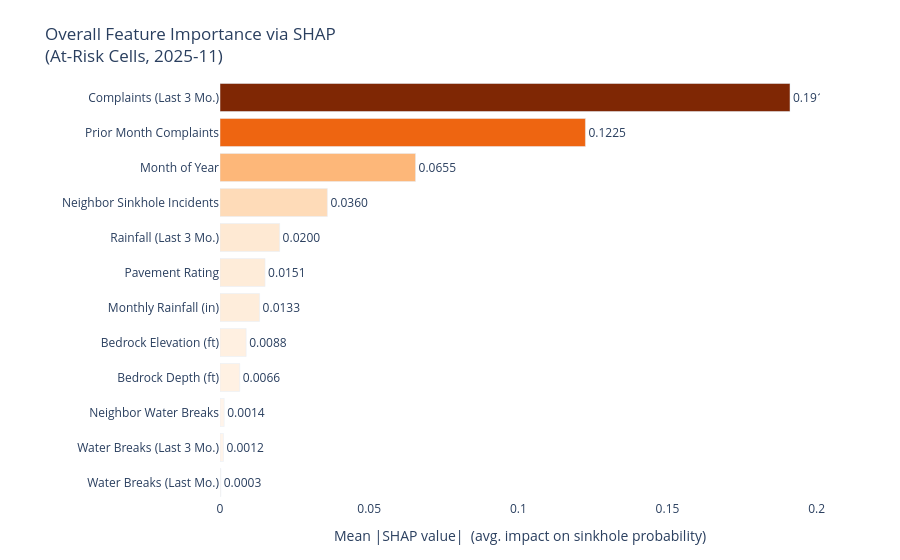

This figure's notebook cell:
### Code cell
import plotly.express as px

mean_abs_shap_df = pd.DataFrame({
    'Feature'    : readable_labels,
    'Mean |SHAP|': np.abs(shap_vals).mean(axis=0),
}).sort_values('Mean |SHAP|', ascending=True)

fig_bar = px.bar(
    mean_abs_shap_df,
    x     = 'Mean |SHAP|',
    y     = 'Feature',
    orientation = 'h',
    color = 'Mean |SHAP|',
    color_continuous_scale = 'Oranges',
    text  = mean_abs_shap_df['Mean |SHAP|'].map(lambda v: f'{v:.4f}'),
    title = f'Overall Feature Importance via SHAP<br>(At-Risk Cells, {latest_month})',
    labels= {'Mean |SHAP|': 'Mean |SHAP Value|'},
)
fig_bar.update_traces(textposition='outside')
fig_bar.update_layout(
    height          = 480,
    coloraxis_showscale = False,
    plot_bgcolor    = 'white',
    paper_bgcolor   = 'white',
    margin          = dict(l=220, r=80, t=80, b=60),
    xaxis_title     = 'Mean |SHAP value|  (avg. impact on sinkhole probability)',
    yaxis_title     = '',
)

out_bar = os.path.join(BASE, 'shap_bar_summary.html')
fig_bar.write_html(out_bar, include_plotlyjs='cdn', full_html=True)
print(f'Bar summary HTML saved to {out_bar}')
fig_bar.show()

### Figure 1 — Plotly figure (JSON) as saved in the notebook; plotly's stock layout.template omitted (floating-point values rounded to 4 significant figures)
{"data": [{"alignmentgroup": "True", "hovertemplate": "Mean |SHAP Value|=%{marker.color}<br>Feature=%{y}<br>text=%{text}<extra></extra>", "legendgroup": "", "marker": {"color": [0.000252, 0.001155, 0.001419, 0.006604, 0.008781, 0.01327, 0.01512, 0.01998, 0.036, 0.06554, 0.1225, 0.1911], "coloraxis": "coloraxis", "pattern": {"shape": ""}}, "name": "", "offsetgroup": "", "orientation": "h", "showlegend": false, "text": ["0.0003", "0.0012", "0.0014", "0.0066", "0.0088", "0.0133", "0.0151", "0.0200", "0.0360", "0.0655", "0.1225", "0.1911"], "textposition": "outside", "type": "bar", "x": [0.000252, 0.001155, 0.001419, 0.006604, 0.008781, 0.01327, 0.01512, 0.01998, 0.036, 0.06554, 0.1225, 0.1911], "xaxis": "x", "y": ["Water Breaks (Last Mo.)", "Water Breaks (Last 3 Mo.)", "Neighbor Water Breaks", "Bedrock Depth (ft)", "Bedrock Elevation (ft)", "Monthly Rainfall (in)", "Pavement Rating", "Rainfall (Last 3 Mo.)", "Neighbor Sinkhole Incidents", "Month of Year", "Prior Month Complaints", "Complaints (Last 3 Mo.)"], "yaxis": "y"}], "layout": {"autosize": true, "barmode": "relative", "coloraxis": {"colorbar": {"title": {"text": "Mean |SHAP Value|"}}, "colorscale": [[0, "rgb(255,245,235)"], [0.125, "rgb(254,230,206)"], [0.25, "rgb(253,208,162)"], [0.375, "rgb(253,174,107)"], [0.5, "rgb(253,141,60)"], [0.625, "rgb(241,105,19)"], [0.75, "rgb(217,72,1)"], [0.875, "rgb(166,54,3)"], [1, "rgb(127,39,4)"]], "showscale": false}, "legend": {"tracegroupgap": 0}, "margin": {"b": 60, "l": 220, "r": 80, "t": 80}, "paper_bgcolor": "white", "plot_bgcolor": "white", "title": {"text": "Overall Feature Importance via SHAP<br>(At-Risk Cells, 2025-11)"}, "xaxis": {"anchor": "y", "autorange": true, "domain": [0, 1], "range": [0, 0.2011], "title": {"text": "Mean |SHAP value|  (avg. impact on sinkhole probability)"}, "type": "linear"}, "yaxis": {"anchor": "x", "autorange": true, "domain": [0, 1], "range": [-0.5, 11.5], "title": {"text": ""}, "type": "category"}}}
